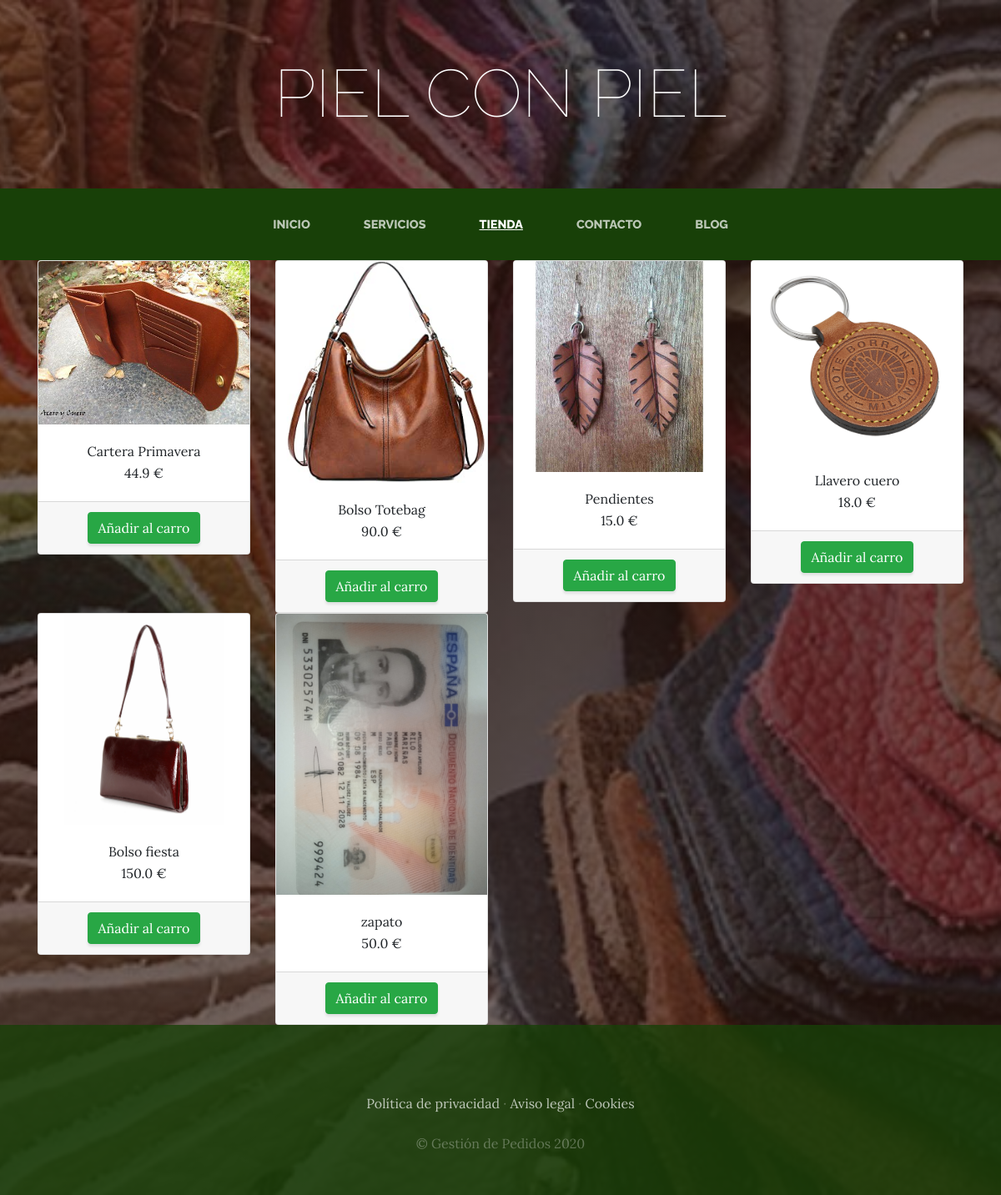
The app's page /tienda/ with its own data.
### tienda/models.py (models this page shows, shortened)
class Producto(models.Model):
    articulo=models.CharField(max_length=50)
    categoria=models.ForeignKey(CategoriaProducto, on_delete=models.CASCADE)
    disponibilidad=models.BooleanField(default=True)
    descripcion=models.CharField(max_length=100)
    importe=models.FloatField()
    imagen = models.ImageField(upload_to='tienda', null=True, blank=True)
    created = models.DateField(auto_now_add=True)
    updated = models.DateField(auto_now_add=True)
    class Meta:
        verbose_name= 'producto'
        verbose_name_plural = 'productos'

### tienda/views.py (the view)
# urls.py: path('tienda/', include('tienda.urls')),
def tienda(request):
    productos=Producto.objects.all()
    categorias=CategoriaProducto.objects.all()
    return render(request, 'tienda/tienda.html',{'productos':productos, 'categorias':categorias})

### carro/context_processor.py (called while the page is built)
def importe_total_carro(request):
    total=0
    if request.user.is_authenticated:
        if 'carro' in request.session.keys():
            for key, value in request.session['carro'].items():
                total+=(float(value["precio"])*value["cantidad"])
    return {"importe_total_carro":total}

### tienda/Templates/tienda/tienda.html
{% extends 'ProyectoWebApp/base.html' %}
{% block content %}
<div class="container">
<div class="row">
{%for producto in productos %}
       <div  class="col-md-3">
       <div  class="card" style="width:100%, margin: 5px 5px" >
              <img src={{producto.imagen.url}} class="card-img-top">
       <div class="card-body" style="text-align:center">
              <h7 class="card-title">{{producto.articulo}}
              <p class="card-text">{{producto.importe}}&nbsp;€</p>
       </div>
       <div class="card-footer text-center">
              <a href="{% url 'carro:agregar' producto.id %}" class="btn btn-success">Añadir al carro</a>
       </div>
       </div>
       </div>
{% endfor %}
</div>
</div>
{% endblock %}

### ProyectoWebApp/Templates/ProyectoWebApp/base.html (shortened to what this page needs)
<!DOCTYPE html>
<html>
<head>
    {% load static %}
<link href="{% static 'ProyectoWebApp/vendor/bootstrap/css/bootstrap.min.css' %}" rel="stylesheet">
<link href="{% static 'ProyectoWebApp/css/gestion.css' %}" rel="stylesheet">
</head>
<body>
    <h1 class="site-heading text-center text-white d-none d-lg-block">
        <span class="site-heading-lower">Piel con Piel</span>
      </h1>
 <nav class="navbar navbar-expand-lg navbar-dark py-lg-4" id="mainNav">
    <div class="container">
      <div class="collapse navbar-collapse" id="navbarResponsive">
        <ul class="navbar-nav mx-auto">
          <li class="nav-item {% if request.path == '/' %} active {% endif %} px-lg-4">
            <a class="nav-link text-uppercase text-expanded" href="{% url 'home' %}">Inicio</a>
          </li>
          <li class="nav-item {% if request.path == '/servicios/' %} active {% endif %} px-lg-4">
            <a class="nav-link text-uppercase text-expanded" href="{% url 'Servicios' %}">Servicios</a>
          </li>
          <li class="nav-item {% if request.path == '/tienda/' %} active {% endif %} px-lg-4">
            <a class="nav-link text-uppercase text-expanded" href="{% url 'Tienda' %}">Tienda</a>
          </li>
          <li class="nav-item {% if request.path == '/contacto/' %} active {% endif %} px-lg-4">
            <a class="nav-link text-uppercase text-expanded" href="{% url 'Contacto' %}">Contacto</a>
          </li>
          <li class="nav-item {% if request.path|slice:'6' == '/blog/' %} active {% endif %} px-lg-4">
            <a class="nav-link text-uppercase text-expanded" href="{% url 'Blog' %}">Blog</a>
          </li>
        </ul>
      </div>
    </div>
  </nav>
    {% block content %}
    {% endblock %}
    <footer class="footer text-faded text-center py-5">
      <div class="container">
        <p class="m-0 mbt">
        	<a href="sample.html" class="link">Política de privacidad</a> ·
        	<a href="sample.html" class="link">Aviso legal</a> ·
        	<a href="sample.html" class="link">Cookies</a>
		</p>
        <p class="m-0 mbt1">&copy; Gestión de Pedidos 2020</p>
      </div>
	</footer>
</body>
</html>

### ProyectoWebApp/static/ProyectoWebApp/css/gestion.css (style rules this page uses)
body { font-family: 'Lora'; background: linear-gradient(rgba(47, 23, 15, 0.65), rgba(47, 23, 15, 0.65)), url("../img/fondo.jpg"); background-attachment: fixed; background-position: center; background-size: cover; }
h1, h2, h3, h4, h5, h6 { font-family: 'Raleway'; }
p { line-height: 1.75; }
.text-faded { color: rgba(255, 255, 255, 0.3); }
.site-heading { margin-top: 5rem; margin-bottom: 5rem; text-transform: uppercase; line-height: 1; font-family: 'Raleway'; }
.site-heading .site-heading-lower { font-size: 5rem; font-weight: 100; line-height: 4rem; }
#mainNav { background-color: rgba(24, 64, 8); font-family: 'Raleway'; }
#mainNav .navbar-nav .nav-item .nav-link { color: rgba(255, 255, 255, 0.7); font-weight: 800; }
#mainNav .navbar-nav .nav-item.active .nav-link { color: #ffffff; text-decoration: underline; }
@media (min-width: 992px) { #mainNav .navbar-nav .nav-item .nav-link { font-size: 0.9rem; } }
.footer { background-color: rgba(24, 64, 8, 0.8); }
.btn { box-shadow: 0px 3px 3px 0px rgba(33, 37, 41, 0.1); }
.mbt { padding-top: 2rem; }
.mbt1 { padding-top: 1.25rem; }
a.link { color: rgba(255, 255, 255, 0.7); }

### records on screen
Producto: imagen (picture), articulo "Cartera Primavera", importe "44.9"
Producto: imagen (picture), articulo "Bolso Totebag", importe "90.0"
Producto: imagen (picture), articulo "Pendientes", importe "15.0"
Producto: imagen (picture), articulo "Llavero cuero", importe "18.0"
Producto: imagen (picture), articulo "Bolso fiesta", importe "150.0"
Producto: imagen (picture), articulo "zapato", importe "50.0"
